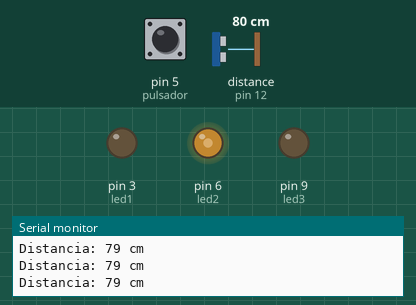
The sketch below on a simulated Arduino Uno, built with avr-gcc and run on an emulated ATmega328P. On the bench: output pins drawn as LEDs (lit = HIGH), the last lines printed to the serial monitor. Wiring (inferred from the names in the program): ultrasonic range finder: trigger pin 11; echo pin 12. The test bench sets the inputs (shaded band); at power-on: distance to the obstacle (sensor on pin 12) 80 cm, pin 5 (pulsador) HIGH. The echo pulse lasts 58.3 µs per cm; pins used as bus, display or sensor lines are not drawn.

Above: at 1.2 s.
1.3 s: distance to the obstacle (sensor on pin 12) set to 34 cm
2.8 s: distance to the obstacle (sensor on pin 12) set to 28 cm
At 3.1 s:
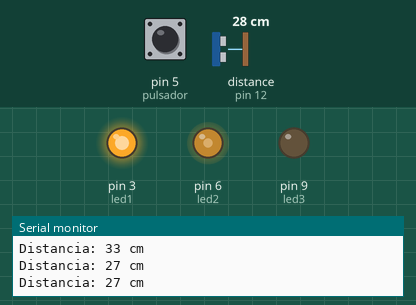
4.3 s: pin 5 (pulsador) pulled LOW for 0.25 s
At 5.7 s:
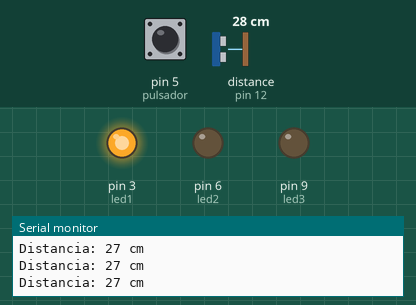
6.6 s: distance to the obstacle (sensor on pin 12) set to 93 cm
At 7.8 s:
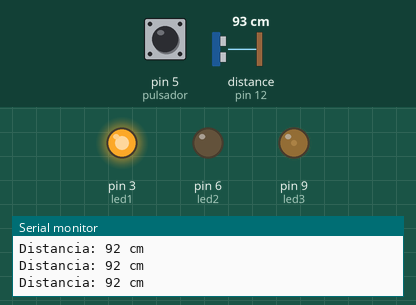
8.3 s: pin 5 (pulsador) pulled LOW for 1 s
At 9.5 s:
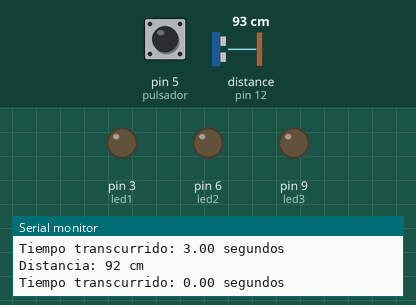
11.3 s: distance to the obstacle (sensor on pin 12) set to 86 cm
At 12.6 s:
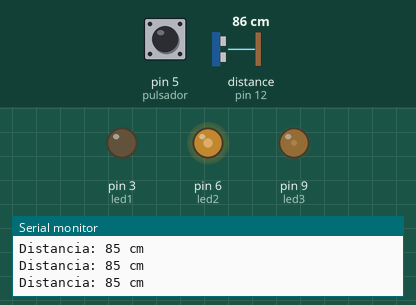
Timing chart, 0 to 13.8 s (numbered marks = the images above; inputs shaded):
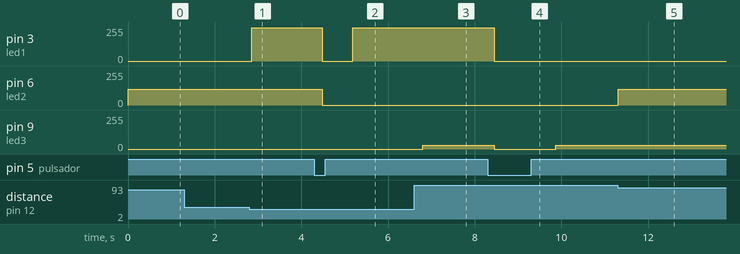

The sketch:

Reto2.ino
```cpp
/*
Ultrasonic sensor HC-SR04:
VCC: +5VDC
Trig: Pin 11
Echo: Pin 12
GND: GND
*/

int trigPin = 11;
int echoPin = 12;
int pulsador = 5;
int led1 = 3;   // PWM pin
int led2 = 6;  // PWM pin
int led3 = 9;   // PWM pin

long duration, cm;

unsigned long tiempoinicio = 0;
unsigned long tiempofin = 0;
float tiempopulsado = 0;

bool ledEncendido = false;

void setup() {
  Serial.begin(9600);
  pinMode(pulsador, INPUT_PULLUP);
  pinMode(led1, OUTPUT);
  pinMode(led2, OUTPUT);
  pinMode(led3, OUTPUT);

  pinMode(trigPin, OUTPUT);
  pinMode(echoPin, INPUT);

  analogWrite(led1, LOW);
  analogWrite(led2, LOW);
  analogWrite(led3, LOW);
}

void loop() {

  digitalWrite(trigPin, LOW);
  delayMicroseconds(5);
  digitalWrite(trigPin, HIGH);
  delayMicroseconds(10);
  digitalWrite(trigPin, LOW);

  duration = pulseIn(echoPin, HIGH);

  cm = (duration / 2.0) / 29.1;

  Serial.print("Distancia: ");
  Serial.print(cm);
  Serial.println(" cm");

  if (cm < 30) {
    analogWrite(led1, 250);   // brillo alto
    if (ledEncendido == false){
      tiempoinicio = millis();
      ledEncendido = true; }
  }

  if (cm >= 30 && cm <= 90) {
    analogWrite(led2, 120);   // brillo medio
    if (ledEncendido == false){
      tiempoinicio = millis();
      ledEncendido = true; }
  }

  if (cm > 90 && cm <= 120) {
    analogWrite(led3, 30);    // brillo bajo
    if (ledEncendido == false){
      tiempoinicio = millis();
      ledEncendido = true; }
  }


  // --- Revisar pulsador ---
  if (digitalRead(pulsador) == LOW) {
    tiempofin = millis();
    tiempopulsado = (tiempofin - tiempoinicio) / 1000;

    // Apaga LEDs
    analogWrite(led1, LOW);
    analogWrite(led2, LOW);
    analogWrite(led3, LOW);

    Serial.print("Tiempo transcurrido: ");
    Serial.print(tiempopulsado);
    Serial.println(" segundos");

    ledEncendido = false;
    delay(500);
  }

  delay(200);
}
```

Measured:
- the behaviour switches between 31 and 30 cm on distance to the obstacle (sensor on pin 12) (found by bisection; images 0 and 1)
- the behaviour switches between 92 and 91 cm on distance to the obstacle (sensor on pin 12) (found by bisection; images 4 and 5)
- after the input at 2.8 s, pin 3 (led1): 0/255 → 250/255 after 0.06 s
- after the input at 4.3 s, pin 3 (led1): 250/255 → 0/255 after 0.18 s, → 250/255 0.70 s later; pin 6 (led2): 120/255 → 0/255 after 0.18 s
- after the input at 6.6 s, pin 9 (led3): 0/255 → 30/255 after 0.21 s
- after the input at 8.3 s, pin 3 (led1): 250/255 → 0/255 after 0.16 s; pin 9 (led3): 30/255 → 0/255 after 0.16 s, → 30/255 1.4 s later
- after the input at 11.3 s, pin 6 (led2): 0/255 → 120/255 at once
